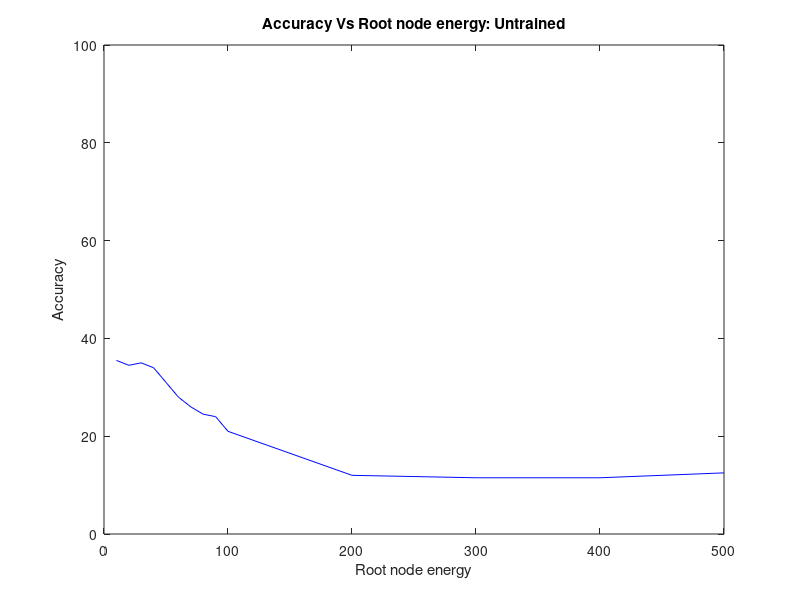

The MATLAB script that drew this image: (Note: this script raises an error after producing the figure.)
clear all;
close all;
clc;
vas.energy_mat = [10:10:100,200:100:500];
branching =[2,3,4,6,8,32,512];
chosen_k=32;
loc_comp=find(branching==chosen_k);

colorc = jet(100);
fr=floor(100/numel(branching));
%% TASK 1 : UNTRAINED
load('task1_MNIST_data_final_2021.mat')
loc=1:numel(vas.energy_mat);
for k =1:numel(branching)
  figure(1);  plot(vas.energy_mat, ACC(k,loc),'color',colorc(fr*k,:));ylim([0 100]); hold on;
            title(['Accuracy Vs Root node energy: Untrained'])
        ylabel('Accuracy')
        xlabel('Root node energy');
hold on;

figure(2);
       yyaxis left
       ylim([0,1])
    plot(Energy(loc),ACC(k,loc)/100); xlabel('Energy at Root Node');
    ylabel('$\frac{Test Accuracy}{100}$','Interpreter','latex')
    hold on;
       yyaxis right
    plot(Energy(loc),efficiency(k,loc));ylabel('Normalized Energy Efficiency');
     
    hold on;
end
legend('k=2','k=3','k=4','k=6','k=8','k=32','k=512');
figure(10);

 yyaxis left
       ylim([0,1])
    plot(Energy(loc),ACC(loc_comp,loc)/100); xlabel('Energy at Root Node');
    ylabel('$\frac{Test Accuracy}{100}$','Interpreter','latex')
    hold on;
       yyaxis right
    plot(Energy(loc),efficiency(loc_comp,loc));ylabel('Normalized Energy Efficiency');
      title('Accuracy and Efficiency vs Root energy: Untrained')
    hold on;
%% Sequential Training


load('task2_MNIST_data_final_2021.mat');

for k =1:numel(branching)
  figure(3);  plot(vas.energy_mat, Acc(k,:),'color',colorc(fr*k,:));ylim([0 100]);hold on;
            title('Accuracy vs Root node energy: Sequential Training')
        ylabel('Accuracy')
        xlabel('Root node energy');
        figure(4);
       yyaxis left
       ylim([0,1])
    plot(evec,Acc(k,:)/100); xlabel('Energy at Root Node');
    ylabel('$\frac{Test Accuracy}{100}$','Interpreter','latex')
    hold on;
       yyaxis right
    plot(evec,efficiency(k,:));ylabel('Normalized Energy Efficiency');
    title('Accuracy and Efficiency vs Root energy: Sequential Training');
    hold on;
end
figure(3);legend('k=2','k=3','k=4','k=6','k=8','k=32','k=512');

figure(10);

 yyaxis left
       ylim([0,1])
    plot(Energy(loc),Acc(loc_comp,loc)/100); xlabel('Energy at Root Node');
    ylabel('$\frac{Test Accuracy}{100}$','Interpreter','latex')
    hold on;
       yyaxis right
    plot(Energy(loc),efficiency(loc_comp,loc));ylabel('Normalized Energy Efficiency');
      
    hold on;
%% Task3 without R
load('task3_noR_MNIST_data_final_2021.mat');

for k =1:numel(branching)
  figure(5);  plot(vas.energy_mat, ACC(k,:),'color',colorc(fr*k,:));ylim([0 100]);hold on;
            title('Accuracy vs Root node energy: Simultaneous  Training')
        ylabel('Accuracy')
        xlabel('Root node energy');
        figure(6);
       yyaxis left
       ylim([0,1])
    plot(evec,ACC(k,:)/100); xlabel('Energy at Root Node');
    ylabel('$\frac{Test Accuracy}{100}$','Interpreter','latex')
    hold on;
       yyaxis right
    plot(evec,efficiency(k,:));ylabel('Normalized Energy Efficiency');
    title('Accuracy and Efficiency vs Root energy: Simultaneous Training');
    hold on;
end
figure(10);

 yyaxis left
       ylim([0,1])
    plot(Energy(loc),ACC(loc_comp,loc)/100); xlabel('Energy at Root Node');
    ylabel('$\frac{Test Accuracy}{100}$','Interpreter','latex')
    hold on;
       yyaxis right
    plot(Energy(loc),efficiency(loc_comp,loc));ylabel('Normalized Energy Efficiency');
      title('Accuracy and Efficiency vs Root energy: comparison of all 3 regimes')
    hold on;
    legend('Untrained','sequential','simultaneous');